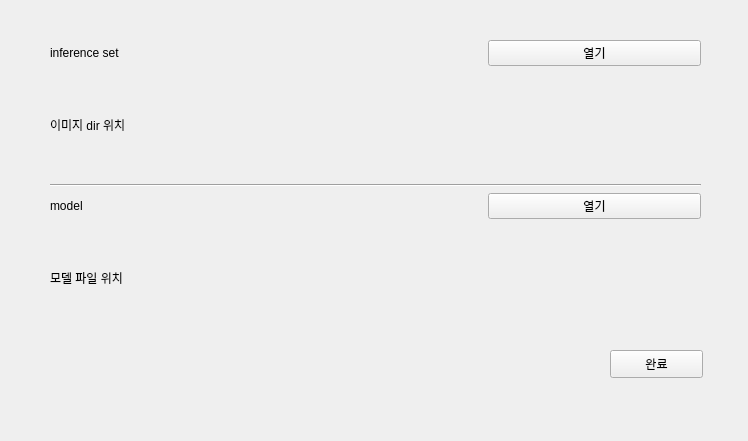
<?xml version="1.0" encoding="UTF-8"?>
<ui version="4.0">
 <class>Form</class>
 <widget class="QWidget" name="Form">
  <property name="geometry">
   <rect>
    <x>0</x>
    <y>0</y>
    <width>748</width>
    <height>441</height>
   </rect>
  </property>
  <property name="windowTitle">
   <string>Form</string>
  </property>
  <widget class="QPushButton" name="pushButtonInitNext">
   <property name="geometry">
    <rect>
     <x>610</x>
     <y>350</y>
     <width>93</width>
     <height>28</height>
    </rect>
   </property>
   <property name="text">
    <string>완료</string>
   </property>
  </widget>
  <widget class="QWidget" name="verticalLayoutWidget">
   <property name="geometry">
    <rect>
     <x>50</x>
     <y>40</y>
     <width>651</width>
     <height>291</height>
    </rect>
   </property>
   <layout class="QVBoxLayout" name="verticalLayout">
    <item>
     <layout class="QHBoxLayout" name="horizontalLayout">
      <item>
       <widget class="QLabel" name="label">
        <property name="text">
         <string>inference set</string>
        </property>
       </widget>
      </item>
      <item>
       <widget class="QLabel" name="labelTrainCount">
        <property name="text">
         <string/>
        </property>
       </widget>
      </item>
      <item>
       <widget class="QPushButton" name="pushButtonInferenceListDir">
        <property name="text">
         <string>열기</string>
        </property>
       </widget>
      </item>
     </layout>
    </item>
    <item>
     <widget class="QLabel" name="labelInferenceListDir">
      <property name="text">
       <string>이미지 dir 위치</string>
      </property>
     </widget>
    </item>
    <item>
     <widget class="Line" name="line">
      <property name="orientation">
       <enum>Qt::Horizontal</enum>
      </property>
     </widget>
    </item>
    <item>
     <layout class="QHBoxLayout" name="horizontalLayout_2">
      <item>
       <widget class="QLabel" name="labelTestSet">
        <property name="text">
         <string>model</string>
        </property>
       </widget>
      </item>
      <item>
       <widget class="QLabel" name="labelTestCount">
        <property name="text">
         <string/>
        </property>
       </widget>
      </item>
      <item>
       <widget class="QPushButton" name="pushButtonModelDir">
        <property name="text">
         <string>열기</string>
        </property>
       </widget>
      </item>
     </layout>
    </item>
    <item>
     <widget class="QLabel" name="labelModelDir">
      <property name="text">
       <string>모델 파일 위치</string>
      </property>
     </widget>
    </item>
   </layout>
  </widget>
 </widget>
 <resources/>
 <connections/>
</ui>
